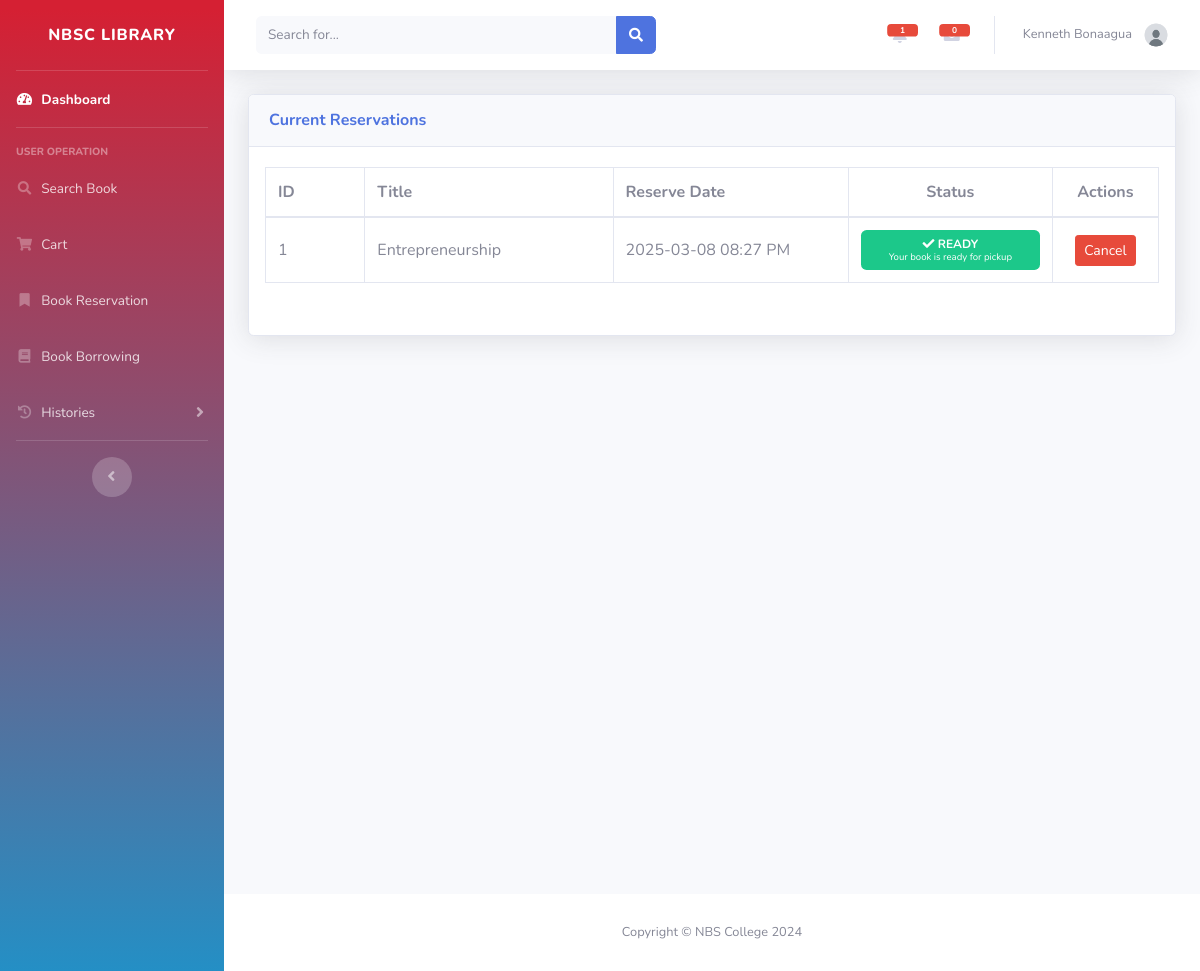
/User/book_reservations.php (signed in), run on an earlier commit of the app's database.
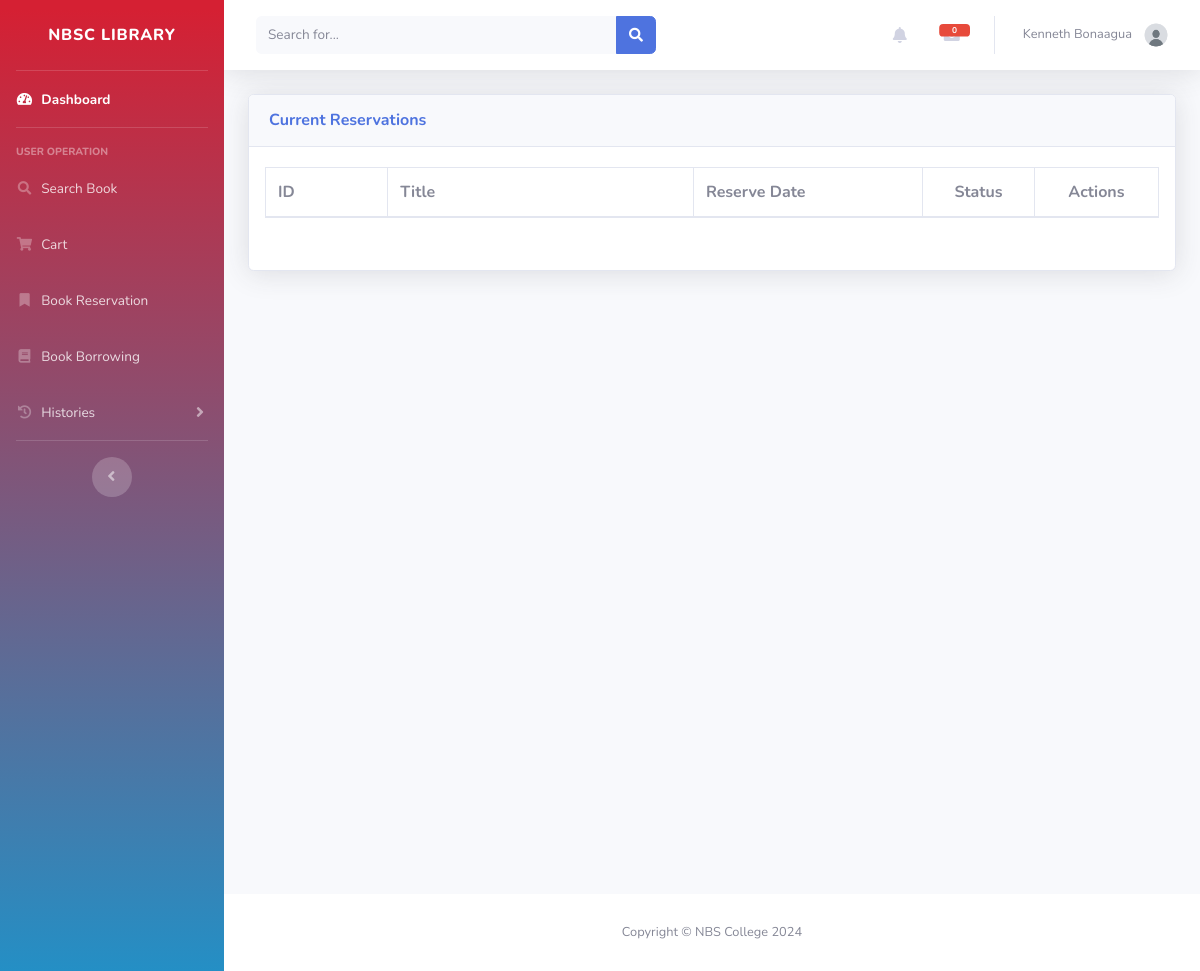
And on a later commit of the database.
### tables this page shows
CREATE TABLE `reservations` (
  `id` int(225) NOT NULL,
  `user_id` int(225) DEFAULT NULL,
  `book_id` int(225) DEFAULT NULL,
  `reserve_date` timestamp NULL DEFAULT NULL,
  `ready_date` timestamp NULL DEFAULT NULL,
  `ready_by` int(11) DEFAULT NULL,
  `issue_date` timestamp NULL DEFAULT NULL,
  `issued_by` int(11) DEFAULT NULL,
  `cancel_date` timestamp NULL DEFAULT NULL,
  `cancelled_by` int(11) DEFAULT NULL,
  `cancelled_by_role` varchar(50) DEFAULT NULL,
  `recieved_date` timestamp NULL DEFAULT NULL,
  `status` varchar(100) DEFAULT NULL
);

CREATE TABLE `books` (
  `id` int(11) NOT NULL,
  `accession` int(11) NOT NULL,
  `title` varchar(100) DEFAULT NULL,
  `preferred_title` varchar(100) DEFAULT NULL,
  `parallel_title` varchar(100) DEFAULT NULL,
  `subject_category` varchar(100) DEFAULT NULL,
  `subject_detail` varchar(9999) DEFAULT NULL,
  `summary` varchar(1000) DEFAULT NULL,
  `contents` varchar(1000) DEFAULT NULL,
  `front_image` varchar(100) DEFAULT NULL,
  `back_image` varchar(100) DEFAULT NULL,
  `dimension` varchar(100) DEFAULT NULL,
  `series` varchar(100) DEFAULT NULL,
  `volume` varchar(100) DEFAULT NULL,
  `edition` varchar(100) DEFAULT NULL,
  `copy_number` int(225) DEFAULT NULL,
  `total_pages` varchar(100) DEFAULT NULL,
  `supplementary_contents` varchar(100) DEFAULT NULL,
  `ISBN` varchar(100) DEFAULT NULL,
  `content_type` varchar(100) DEFAULT NULL,
  `media_type` varchar(100) DEFAULT NULL,
  `carrier_type` varchar(100) DEFAULT NULL,
  `call_number` varchar(100) DEFAULT NULL,
  `URL` varchar(225) DEFAULT NULL,
  `language` varchar(100) DEFAULT NULL,
  `shelf_location` varchar(100) DEFAULT NULL,
  `entered_by` int(225) DEFAULT NULL,
  `date_added` date DEFAULT NULL,
  `status` varchar(100) DEFAULT NULL,
  `updated_by` int(11) DEFAULT NULL,
  `last_update` date DEFAULT NULL
);

### User/book_reservations.php (the view, shortened to what the changed rows need)
<?php
include '../db.php';
$user_id = $_SESSION['user_id'];
$query = "SELECT
    r.id,
    b.title,
    r.reserve_date,
    r.ready_date,
    CONCAT(a1.firstname, ' ', a1.lastname) as ready_by_name,
    r.issue_date,
    CONCAT(a2.firstname, ' ', a2.lastname) as issued_by_name,
    r.cancel_date,
    CONCAT(COALESCE(a3.firstname, u2.firstname), ' ', COALESCE(a3.lastname, u2.lastname)) AS cancelled_by_name,
    r.cancelled_by_role,
    r.status
FROM reservations r
JOIN books b ON r.book_id = b.id
LEFT JOIN admins a1 ON r.ready_by = a1.id
LEFT JOIN admins a2 ON r.issued_by = a2.id
LEFT JOIN admins a3 ON (r.cancelled_by = a3.id AND r.cancelled_by_role = 'Admin')
LEFT JOIN users u2 ON (r.cancelled_by = u2.id AND r.cancelled_by_role = 'User')
WHERE r.user_id = ?
AND (r.status = 'Pending' OR r.status = 'Ready')";
$stmt = $conn->prepare($query);
$stmt->bind_param('i', $user_id);
$stmt->execute();
$result = $stmt->get_result();
include 'inc/header.php';
?>
<head>
    <link rel="stylesheet" href="https://cdn.jsdelivr.net/npm/sweetalert2@11/dist/sweetalert2.min.css">
</head>
<div id="content" class="d-flex flex-column min-vh-100">
    <div class="container-fluid">
        <div class="card shadow mb-4">
            <div class="card-body px-0">
                <div class="table-responsive px-3">
                    <table class="table table-bordered" id="dataTable" width="100%" cellspacing="0">
                        <thead>
                            <tr>
                                <th>ID</th>
                                <th>Title</th>
                                <th>Reserve Date</th>
                                <th>Status</th>
                                <th>Actions</th>
                            </tr>
                        </thead>
                        <tbody>
                            <?php
                            if ($result && $result->num_rows > 0):
                                while ($row = $result->fetch_assoc()):
                            ?>
                                    <tr>
                                        <td><?php echo htmlspecialchars($row['id']); ?></td>
                                        <td><?php echo htmlspecialchars($row['title']); ?></td>
                                        <td><?php echo date('Y-m-d h:i A', strtotime($row['reserve_date'])); ?></td>
                                        <td>
                                            <?php if ($row["status"] == 'Ready'): ?>
                                                <span class="badge badge-success p-2"
                                                      data-toggle="tooltip"
                                                      title="Made ready by: <?php echo htmlspecialchars($row["ready_by_name"]); ?>
                                                             on <?php echo date('Y-m-d h:i A', strtotime($row["ready_date"])); ?>">
                                                    <i class="fas fa-check"></i> READY
                                                    <br>
                                                    <small>Your book is ready for pickup</small>
                                                </span>
                                            <?php endif; ?>
                                        </td>
                                        <td>
                                            <button class="btn btn-danger btn-sm cancel-reservation" data-id="<?php echo $row['id']; ?>" title="Cancel Reservation">
                                                Cancel
                                            </button>
                                        </td>
                                    </tr>
                                <?php endwhile; ?>
                            <?php endif; ?>
                        </tbody>
                    </table>
                </div>
            </div>
        </div>
    </div>
</div>

### user/inc/header.php (shortened to what the changed rows need)
<!DOCTYPE html>
<html lang="en">
<head>
    <link href="vendor/fontawesome-free/css/all.min.css" rel="stylesheet" type="text/css">
    <link href="inc/css/sb-admin-2.min.css" rel="stylesheet">
    <link href="inc/assets/DataTables/datatables.min.css" rel="stylesheet">
</head>
<body id="page-top">
    <div id="wrapper">
        <div id="content-wrapper" class="d-flex flex-column">
            <div id="content">
                <nav class="navbar navbar-expand navbar-light bg-white topbar mb-4 static-top shadow">
                    <ul class="navbar-nav ml-auto">
                        <li class="nav-item dropdown no-arrow mx-1">
                            <?php
                            $ready_query = "SELECT r.id, b.title, r.reserve_date
                                          FROM reservations r
                                          JOIN books b ON r.book_id = b.id
                                          WHERE r.user_id = ? AND r.status = 'Ready'
                                          ORDER BY r.reserve_date DESC";
                            $ready_stmt = $conn->prepare($ready_query);
                            $ready_stmt->bind_param('i', $_SESSION['user_id']);
                            $ready_stmt->execute();
                            $ready_result = $ready_stmt->get_result();
                            $ready_count = $ready_result->num_rows;
                            ?>
                            <a class="nav-link dropdown-toggle" href="#" id="alertsDropdown" role="button"
                                data-toggle="dropdown" aria-haspopup="true" aria-expanded="false">
                                <i class="fas fa-bell fa-fw"></i>
                                <?php if ($ready_count > 0): ?>
                                    <span class="badge badge-danger badge-counter"><?php echo $ready_count; ?></span>
                                <?php endif; ?>
                            </a>
                        </li>
                    </ul>
                </nav>
            </div>
</body>
</html>

What changed in the data, as far as the page shows it:
no longer on this page (row edited): reservations: id "1", book.title "Entrepreneurship", reserve_date "2025-03-08 08:27 PM"
Also different on the page:
$ready_count: "1" → (not shown)
